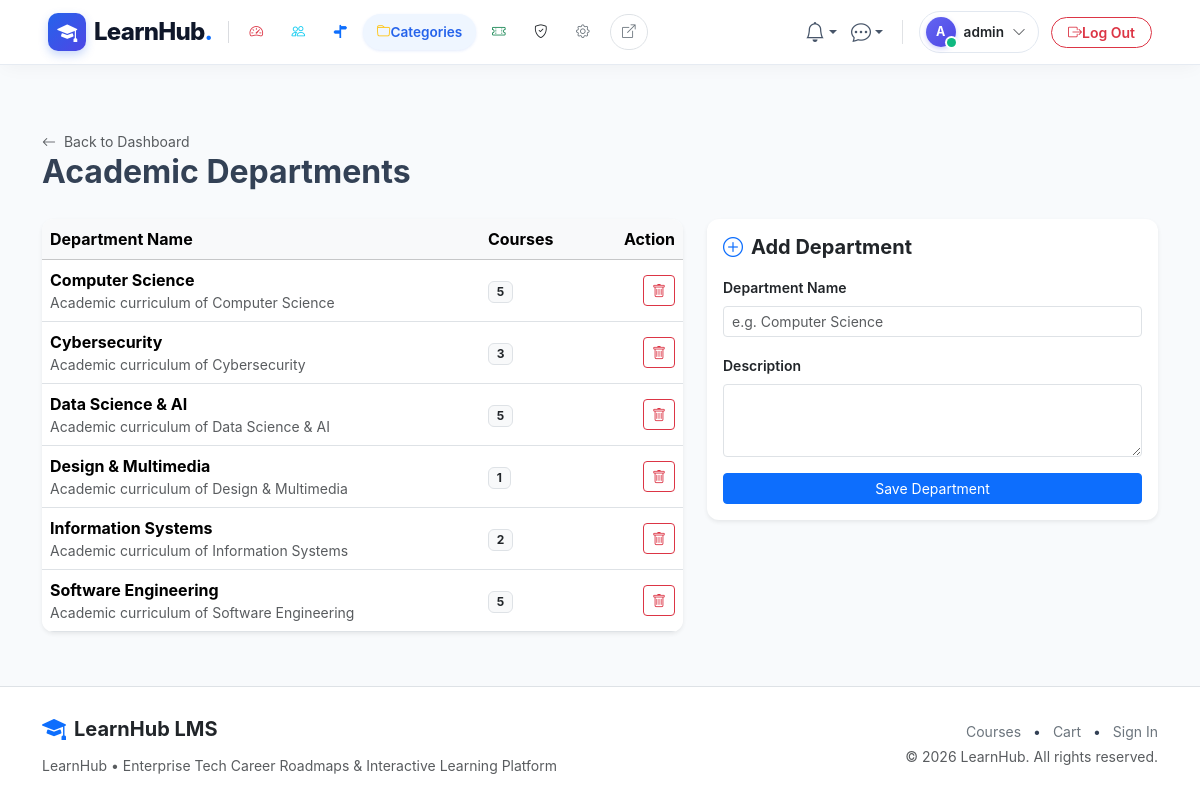
/admin/departments (signed in), run on the app's committed database.
### app/models/users.py (models this page shows, shortened)
class User(UserMixin, db.Model):
    __tablename__ = 'users'
    id = db.Column(db.Integer, primary_key=True)
    email = db.Column(db.String(120), unique=True, nullable=False, index=True)
    username = db.Column(db.String(80), unique=True, nullable=False, index=True)
    password_hash = db.Column(db.String(255), nullable=False)
    role_id = db.Column(db.Integer, db.ForeignKey('roles.id'), nullable=False)
    is_active = db.Column(db.Boolean, default=True, nullable=False)
    last_login = db.Column(db.DateTime, nullable=True)
    created_at = db.Column(db.DateTime, default=utcnow, nullable=False)
    role = db.relationship('Role', back_populates='users', lazy='joined')
    profile = db.relationship('UserProfile', back_populates='user', uselist=False, cascade='all, delete-orphan', lazy='joined')
    notifications = db.relationship('Notification', back_populates='user', cascade='all, delete-orphan', lazy='select', order_by='Notification.created_at.desc()')
    enrollments = db.relationship('Enrollment', back_populates='user', lazy='select')
    orders = db.relationship('Order', back_populates='user', lazy='select')
    course_instructors = db.relationship('CourseInstructor', back_populates='user', lazy='select')
    created_courses = db.relationship('Course', back_populates='creator', foreign_keys='Course.created_by', lazy='select')
    wishlists = db.relationship('Wishlist', back_populates='user', cascade='all, delete-orphan', lazy='select')
    quiz_attempts = db.relationship('QuizAttempt', back_populates='user', lazy='select')
    submissions = db.relationship('Submission', back_populates='user', lazy='select')
    forum_threads = db.relationship('ForumThread', back_populates='author', lazy='select')
    forum_posts = db.relationship('ForumPost', back_populates='author', lazy='select')
    post_likes = db.relationship('PostLike', back_populates='user', cascade='all, delete-orphan', lazy='select')
    sent_messages = db.relationship('Message', back_populates='sender', foreign_keys='Message.sender_id', lazy='select')
    received_messages = db.relationship('Message', back_populates='recipient', foreign_keys='Message.recipient_id', lazy='select')
    user_badges = db.relationship('UserBadge', back_populates='user', cascade='all, delete-orphan', lazy='select')
    reviews = db.relationship('Review', back_populates='user', lazy='select')
    audit_logs = db.relationship('AuditLog', back_populates='user', lazy='select')
    def has_role(self, role_name: str) -> bool:
        return bool(self.role and self.role.name.lower() == role_name.lower())
    @property
    def is_admin(self) -> bool:
        return self.has_role('admin')
    @property
    def is_instructor(self) -> bool:
        return self.has_role('instructor')

### app/models/catalog.py (models this page shows, shortened)
class Department(db.Model):
    __tablename__ = 'departments'
    id = db.Column(db.Integer, primary_key=True)
    name = db.Column(db.String(100), unique=True, nullable=False, index=True)
    description = db.Column(db.Text, nullable=True)
    created_at = db.Column(db.DateTime, default=utcnow, nullable=False)
    courses = db.relationship('Course', back_populates='department', lazy='select')

### app/blueprints/admin/routes.py (the view, shortened to what this page needs)
@admin_bp.route('/departments', methods=['GET', 'POST'])
def departments():
    form = DepartmentForm()
    items = Department.query.order_by(Department.name).all()
    return render_template('admin/departments.html', departments=items, form=form)

### app/templates/admin/departments.html (shortened to what this page needs)
{% extends 'base.html' %}
{% block content %}
<div class="container py-4">
  <div class="d-flex justify-content-between align-items-center mb-4">
    <div>
      <a href="{{ url_for('admin.dashboard') }}" class="text-muted small text-decoration-none">
        <i class="bi bi-arrow-left me-1"></i> Back to Dashboard
      </a>
      <h2 class="fw-bold mb-1">Academic Departments</h2>
    </div>
  </div>
  <div class="row g-4">
    <div class="col-lg-7">
      <div class="card shadow-sm border-0">
        <div class="table-responsive">
          <table class="table table-hover align-middle mb-0">
            <thead class="table-light">
              <tr>
                <th>Department Name</th>
                <th>Courses</th>
                <th class="text-end">Action</th>
              </tr>
            </thead>
            <tbody>
              {% for d in departments %}
                <tr>
                  <td>
                    <div class="fw-bold">{{ d.name }}</div>
                    <div class="text-muted small">{{ d.description or 'No description' }}</div>
                  </td>
                  <td><span class="badge bg-light text-dark border">{{ d.courses|length }}</span></td>
                  <td class="text-end">
                    <form action="{{ url_for('admin.delete_department', id=d.id) }}" method="POST" data-confirm="Delete department '{{ d.name }}'?">
                      <button type="submit" class="btn btn-sm btn-outline-danger"><i class="bi bi-trash"></i></button>
                    </form>
                  </td>
                </tr>
              {% else %}
                <tr><td colspan="3" class="text-center py-3 text-muted">No departments yet.</td></tr>
              {% endfor %}
            </tbody>
          </table>
        </div>
      </div>
    </div>
    <div class="col-lg-5">
      <div class="card p-3 shadow-sm border-0 sticky-top" style="top: 80px;">
        <h5 class="fw-bold mb-3"><i class="bi bi-plus-circle text-primary me-2"></i>Add Department</h5>
        <form method="POST">
          <div class="mb-3">
            {{ form.name.label(class="form-label small fw-semibold") }}
            {{ form.name(class="form-control form-control-sm", placeholder="e.g. Computer Science") }}
          </div>
          <div class="mb-3">
            {{ form.description.label(class="form-label small fw-semibold") }}
            {{ form.description(class="form-control form-control-sm", rows="3") }}
          </div>
          <button type="submit" class="btn btn-primary btn-sm w-100">Save Department</button>
        </form>
      </div>
    </div>
  </div>
</div>
{% endblock %}

### app/templates/partials/navbar.html (shortened to what this page needs)
{% set is_preview = is_preview if is_preview is defined else (True if (request.args.get('preview') == '1' or session.get('live_preview')) and request.blueprint != 'admin' else False) %}
{% set preview_qs = preview_qs if preview_qs is defined else ('?preview=1' if is_preview else '') %}
{% set is_admin_panel = (request.blueprint == 'admin') %}
{% set is_user_logged_in = current_user.is_authenticated and not (is_preview and not is_admin_panel) %}
{% set is_admin_user = current_user.is_authenticated and current_user.is_admin and not (is_preview and not is_admin_panel) %}
<nav class="navbar navbar-expand-lg navbar-glass sticky-top py-2">
  <div class="container-fluid px-xl-5 px-lg-4 px-3">
    <a class="navbar-brand d-flex align-items-center gap-2 text-decoration-none me-2" href="{{ url_for('admin.dashboard') if (is_admin_panel or is_admin_user) else (url_for('catalog.home') ~ preview_qs) }}">
      <div class="brand-logo-squircle">
        <i class="bi bi-mortarboard-fill"></i>
      </div>
      <span class="fs-4 brand-text leading-none">LearnHub<span class="text-primary">.</span></span>
    </a>
    <div class="offcanvas-lg offcanvas-start flex-grow-1" tabindex="-1" id="navbarOffcanvas" aria-labelledby="navbarOffcanvasLabel">
      <div class="offcanvas-body d-flex flex-column flex-lg-row align-items-lg-center justify-content-between p-3 p-lg-0 w-100">
        <ul class="navbar-nav me-auto mb-2 mb-lg-0 align-items-lg-center gap-1 flex-lg-nowrap d-none d-lg-flex">
          {% if is_admin_panel %}
            {% set is_dash_active = (request.endpoint == 'admin.dashboard') %}
            {% set is_users_active = (request.endpoint and ('user' in request.endpoint or 'role' in request.endpoint)) %}
            {% set is_roadmaps_active = (request.endpoint and 'roadmap' in request.endpoint) %}
            {% set is_cat_active = (request.endpoint and ('categor' in request.endpoint or 'department' in request.endpoint or 'tag' in request.endpoint)) %}
            {% set is_coupons_active = (request.endpoint and 'coupon' in request.endpoint) %}
            {% set is_audit_active = (request.endpoint and 'audit' in request.endpoint) %}
            {% set is_settings_active = (request.endpoint and ('setting' in request.endpoint or 'badge' in request.endpoint)) %}
            <li class="nav-item">
              <a class="nav-link admin-nav-item {% if is_dash_active %}active{% endif %}" href="{{ url_for('admin.dashboard') }}" title="Dashboard">
                <i class="bi bi-speedometer2 text-danger {% if is_dash_active %}me-1.5{% endif %}"></i>
              </a>
            </li>
            <li class="nav-item">
              <a class="nav-link admin-nav-item {% if is_users_active %}active{% endif %}" href="{{ url_for('admin.users_list') }}" title="Users & Roles">
                <i class="bi bi-people text-info {% if is_users_active %}me-1.5{% endif %}"></i>
              </a>
            </li>
            <li class="nav-item">
              <a class="nav-link admin-nav-item {% if is_roadmaps_active %}active{% endif %}" href="{{ url_for('admin.roadmaps') }}" title="Career Roadmaps">
                <i class="bi bi-signpost-split-fill text-primary {% if is_roadmaps_active %}me-1.5{% endif %}"></i>
              </a>
            </li>
            <li class="nav-item">
              <a class="nav-link admin-nav-item {% if is_cat_active %}active{% endif %}" href="{{ url_for('admin.categories') }}" title="Categories & Taxonomy">
                <i class="bi bi-folder text-warning {% if is_cat_active %}me-1.5{% endif %}"></i>
                {% if is_cat_active %}<span>Categories</span>{% endif %}
              </a>
            </li>
            <li class="nav-item">
              <a class="nav-link admin-nav-item {% if is_coupons_active %}active{% endif %}" href="{{ url_for('admin.coupons') }}" title="Promo Coupons">
                <i class="bi bi-ticket-perforated text-success {% if is_coupons_active %}me-1.5{% endif %}"></i>
              </a>
            </li>
            <li class="nav-item">
              <a class="nav-link admin-nav-item {% if is_audit_active %}active{% endif %}" href="{{ url_for('admin.audit_logs') }}" title="Security Audit Logs">
                <i class="bi bi-shield-check text-dark {% if is_audit_active %}me-1.5{% endif %}"></i>
              </a>
            </li>
            <li class="nav-item">
              <a class="nav-link admin-nav-item {% if is_settings_active %}active{% endif %}" href="{{ url_for('admin.settings') }}" title="System Settings">
                <i class="bi bi-gear text-secondary {% if is_settings_active %}me-1.5{% endif %}"></i>
              </a>
            </li>
            <li class="nav-item ms-1">
              <a class="nav-link admin-nav-item text-secondary border" href="{{ url_for('catalog.home', preview=1) }}" target="_blank" title="View Live Website">
                <i class="bi bi-box-arrow-up-right"></i>
              </a>
            </li>
          {% endif %}
        </ul>
        <ul class="navbar-nav ms-auto mb-2 mb-lg-0 align-items-center gap-2 flex-nowrap justify-content-end d-none d-lg-flex">
          {% if is_user_logged_in %}
            <li class="nav-item dropdown">
              <a class="btn-nav-icon position-relative text-decoration-none dropdown-toggle border-0" href="#" id="navNotifDropdown" role="button" data-bs-toggle="dropdown" aria-expanded="false" title="Notifications">
                <i class="bi bi-bell fs-5"></i>
              </a>
            </li>
            <li class="nav-item dropdown">
              <a class="btn-nav-icon position-relative text-decoration-none dropdown-toggle border-0" href="#" id="navMsgDropdown" role="button" data-bs-toggle="dropdown" aria-expanded="false" title="Direct Messages">
                <i class="bi bi-chat-dots fs-5"></i>
              </a>
            </li>
            <li class="nav-item dropdown">
              <a class="user-profile-pill d-flex align-items-center gap-2 text-decoration-none" href="#" role="button" data-bs-toggle="dropdown" aria-expanded="false">
                <div class="position-relative">
                  <div class="avatar-nav-circle">
                    {{ (current_user.username[0]|upper) if current_user.username else 'U' }}
                  </div>
                  <span class="online-dot"></span>
                </div>
                <span class="fw-semibold text-dark user-name-label">{{ current_user.username }}</span>
                <i class="bi bi-chevron-down text-muted small ms-0.5"></i>
              </a>
            </li>
            {% if is_admin_panel or is_admin_user %}
              <li class="nav-item ms-1">
                <form action="{{ url_for('auth.logout') }}" method="POST" class="m-0">
                  <button type="submit" class="btn btn-outline-danger btn-sm rounded-pill px-3 py-1 fw-semibold d-flex align-items-center gap-1.5" title="Sign out of LearnHub">
                    <i class="bi bi-box-arrow-right"></i>
                    <span>Log Out</span>
                  </button>
                </form>
              </li>
            {% endif %}
          {% endif %}
        </ul>
      </div>
    </div>
  </div>
</nav>

### data on the page
User: username "A", username "admin"
Department: name "Computer Science", description "Academic curriculum of Computer Science", courses|length "5"
Department: name "Cybersecurity", description "Academic curriculum of Cybersecurity", courses|length "3"
Department: name "Data Science & AI", description "Academic curriculum of Data Science & AI", courses|length "5"
Department: name "Design & Multimedia", description "Academic curriculum of Design & Multimedia", courses|length "1"
Department: name "Information Systems", description "Academic curriculum of Information Systems", courses|length "2"
Department: name "Software Engineering", description "Academic curriculum of Software Engineering", courses|length "5"
